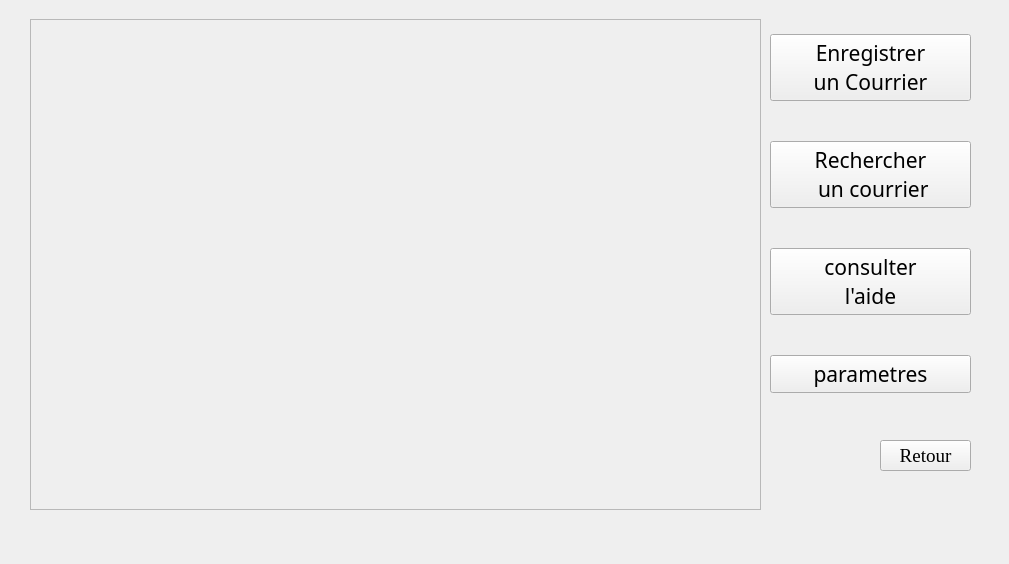
<?xml version="1.0" encoding="UTF-8"?>
<ui version="4.0">
 <class>section_courriers</class>
 <widget class="QWidget" name="section_courriers">
  <property name="geometry">
   <rect>
    <x>0</x>
    <y>0</y>
    <width>1009</width>
    <height>564</height>
   </rect>
  </property>
  <property name="windowTitle">
   <string>Form</string>
  </property>
  <widget class="QPushButton" name="bntretcour">
   <property name="geometry">
    <rect>
     <x>880</x>
     <y>440</y>
     <width>91</width>
     <height>31</height>
    </rect>
   </property>
   <property name="font">
    <font>
     <family>Times New Roman</family>
     <pointsize>14</pointsize>
    </font>
   </property>
   <property name="text">
    <string>Retour</string>
   </property>
  </widget>
  <widget class="QWidget" name="verticalLayoutWidget">
   <property name="geometry">
    <rect>
     <x>770</x>
     <y>0</y>
     <width>201</width>
     <height>431</height>
    </rect>
   </property>
   <layout class="QVBoxLayout" name="verticalLayout">
    <item>
     <widget class="QPushButton" name="bntenregistrement">
      <property name="font">
       <font>
        <family>Algerian</family>
        <pointsize>16</pointsize>
       </font>
      </property>
      <property name="text">
       <string>Enregistrer 
un Courrier</string>
      </property>
     </widget>
    </item>
    <item>
     <widget class="QPushButton" name="bntrecherche">
      <property name="font">
       <font>
        <family>Algerian</family>
        <pointsize>16</pointsize>
       </font>
      </property>
      <property name="text">
       <string>Rechercher
 un courrier</string>
      </property>
     </widget>
    </item>
    <item>
     <widget class="QPushButton" name="bntconsultation">
      <property name="font">
       <font>
        <family>Algerian</family>
        <pointsize>16</pointsize>
       </font>
      </property>
      <property name="text">
       <string>consulter 
l'aide</string>
      </property>
     </widget>
    </item>
    <item>
     <widget class="QPushButton" name="bntparametre">
      <property name="font">
       <font>
        <family>Algerian</family>
        <pointsize>16</pointsize>
       </font>
      </property>
      <property name="text">
       <string>parametres</string>
      </property>
     </widget>
    </item>
   </layout>
  </widget>
  <widget class="QFrame" name="frameesc_courrier">
   <property name="geometry">
    <rect>
     <x>30</x>
     <y>19</y>
     <width>731</width>
     <height>491</height>
    </rect>
   </property>
   <property name="frameShape">
    <enum>QFrame::StyledPanel</enum>
   </property>
   <property name="frameShadow">
    <enum>QFrame::Raised</enum>
   </property>
  </widget>
 </widget>
 <resources/>
 <connections/>
</ui>
